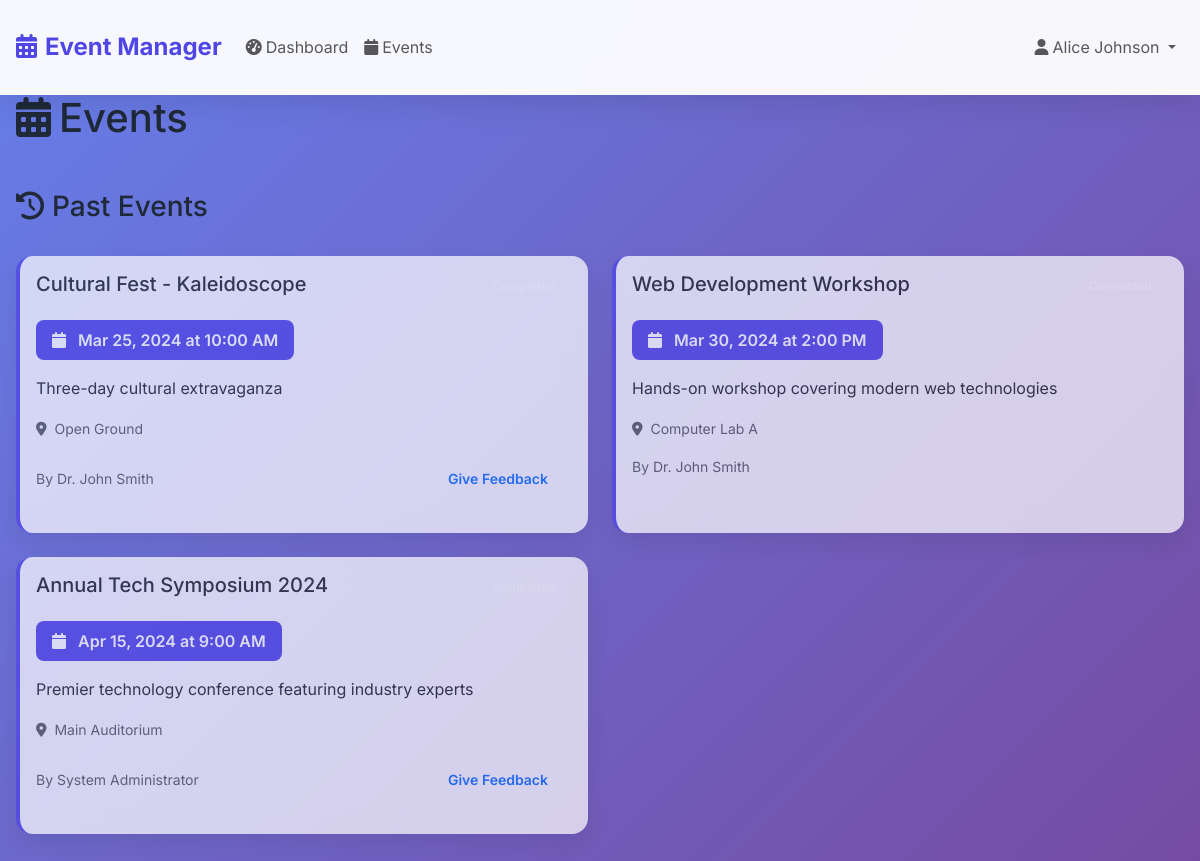
The page /events.php (signed in) on the database its author committed.
### tables this page shows
CREATE TABLE registrations (
    id INT AUTO_INCREMENT PRIMARY KEY,
    user_id INT NOT NULL,
    event_id INT NOT NULL,
    registration_date TIMESTAMP DEFAULT CURRENT_TIMESTAMP,
    status ENUM('registered', 'attended', 'cancelled') DEFAULT 'registered',
    UNIQUE KEY unique_registration (user_id, event_id),
    FOREIGN KEY (user_id) REFERENCES users(id) ON DELETE CASCADE,
    FOREIGN KEY (event_id) REFERENCES events(id) ON DELETE CASCADE
);

CREATE TABLE events (
    id INT AUTO_INCREMENT PRIMARY KEY,
    title VARCHAR(200) NOT NULL,
    description TEXT,
    event_date DATE NOT NULL,
    event_time TIME NOT NULL,
    venue VARCHAR(200) NOT NULL,
    max_participants INT DEFAULT 0,
    current_participants INT DEFAULT 0,
    category ENUM('academic', 'cultural', 'sports', 'technical', 'workshop') DEFAULT 'academic',
    status ENUM('upcoming', 'ongoing', 'completed', 'cancelled') DEFAULT 'upcoming',
    event_image VARCHAR(255),
    registration_deadline DATETIME,
    created_by INT NOT NULL,
    created_at TIMESTAMP DEFAULT CURRENT_TIMESTAMP,
    updated_at TIMESTAMP DEFAULT CURRENT_TIMESTAMP ON UPDATE CURRENT_TIMESTAMP,
    FOREIGN KEY (created_by) REFERENCES users(id) ON DELETE CASCADE,
    INDEX idx_date (event_date),
    INDEX idx_category (category),
    INDEX idx_status (status)
);

CREATE TABLE users (
    id INT AUTO_INCREMENT PRIMARY KEY,
    username VARCHAR(50) UNIQUE NOT NULL,
    email VARCHAR(100) UNIQUE NOT NULL,
    password VARCHAR(255) NOT NULL,
    full_name VARCHAR(100) NOT NULL,
    phone VARCHAR(15),
    role ENUM('admin', 'faculty', 'student') DEFAULT 'student',
    status ENUM('active', 'inactive') DEFAULT 'active',
    college_id VARCHAR(20),
    naac_grade ENUM('A++', 'A+', 'A', 'B++', 'B+', 'B', 'C'),
    profile_image VARCHAR(255),
    created_at TIMESTAMP DEFAULT CURRENT_TIMESTAMP,
    updated_at TIMESTAMP DEFAULT CURRENT_TIMESTAMP ON UPDATE CURRENT_TIMESTAMP,
    INDEX idx_college (college_id),
    INDEX idx_role (role)
);

### db.php (called while the page is built, shortened)
<?php
function is_logged_in() {
    return isset($_SESSION['user_id']);
}
?>

### events.php (the view, shortened to what this page needs)
<?php
require_once 'config/db.php';
try {
    $stmt = $pdo->prepare("
        SELECT e.*,
               r.id as registration_id,
               r.status as reg_status,
               u.full_name as created_by_name
        FROM events e
        LEFT JOIN registrations r ON e.id = r.event_id AND r.user_id = ?
        LEFT JOIN users u ON e.created_by = u.id
        WHERE e.status != 'cancelled'
        ORDER BY e.event_date ASC, e.event_time ASC
    ");
    $stmt->execute([$_SESSION['user_id']]);
    $events = $stmt->fetchAll();
} catch (PDOException $e) {
    $error = 'Error loading events.';
    $events = [];
}
include 'includes/header.php';
?>
<div class="container-fluid py-4">
    <div class="row">
        <div class="col-12">
            <h1 class="mb-4">
                <i class="fas fa-calendar-alt me-2"></i>Events
            </h1>
        </div>
    </div>
    <?php if (empty($events)): ?>
        <div class="card">
            <div class="card-body text-center py-5">
                <i class="fas fa-calendar-times fa-4x text-muted mb-4"></i>
                <h4>No Events Found</h4>
                <p class="text-muted">There are no events available at the moment.</p>
                <?php if (is_admin()): ?>
                    <a href="admin/manage_events.php" class="btn btn-primary">Create First Event</a>
                <?php endif; ?>
            </div>
        </div>
    <?php else: ?>
        <div class="row">
            <?php
            $past_events = array_filter($events, function($event) {
                return strtotime($event['event_date']) < strtotime('today') || $event['status'] === 'completed';
            });
            ?>
            <?php if (!empty($past_events)): ?>
                <div class="col-12 mb-4 mt-4">
                    <h3><i class="fas fa-history me-2"></i>Past Events</h3>
                </div>
                <?php foreach ($past_events as $event): ?>
                    <div class="col-lg-6 mb-4">
                        <div class="card event-card h-100 opacity-75">
                            <div class="card-body">
                                <div class="d-flex justify-content-between align-items-start mb-3">
                                    <h5 class="card-title"><?php echo htmlspecialchars($event['title']); ?></h5>
                                    <span class="badge badge-secondary">Completed</span>
                                </div>
                                <div class="event-date mb-3">
                                    <i class="fas fa-calendar me-2"></i>
                                    <?php echo date('M d, Y', strtotime($event['event_date'])); ?> at
                                    <?php echo date('g:i A', strtotime($event['event_time'])); ?>
                                </div>
                                <p class="card-text"><?php echo htmlspecialchars($event['description']); ?></p>
                                <div class="mb-3">
                                    <small class="text-muted">
                                        <i class="fas fa-map-marker-alt me-1"></i>
                                        <?php echo htmlspecialchars($event['venue']); ?>
                                    </small>
                                </div>
                                <div class="d-flex justify-content-between align-items-center">
                                    <small class="text-muted">
                                        By <?php echo htmlspecialchars($event['created_by_name']); ?>
                                    </small>
                                    <?php if ($event['reg_status'] === 'registered'): ?>
                                        <a href="feedback.php?event=<?php echo $event['id']; ?>"
                                           class="btn btn-outline-primary btn-sm">
                                            Give Feedback
                                        </a>
                                    <?php endif; ?>
                                </div>
                            </div>
                        </div>
                    </div>
                <?php endforeach; ?>
            <?php endif; ?>
        </div>
    <?php endif; ?>
</div>
<?php include 'includes/footer.php'; ?>

### header.php (shortened to what this page needs)
<!DOCTYPE html>
<html lang="en">
<head>
    <link href="https://cdn.jsdelivr.net/npm/bootstrap@5.3.0/dist/css/bootstrap.min.css" rel="stylesheet">
    <link href="https://cdnjs.cloudflare.com/ajax/libs/font-awesome/6.0.0/css/all.min.css" rel="stylesheet">
    <link href="css/style.css" rel="stylesheet">
</head>
<body>
    <?php if (is_logged_in()): ?>
    <nav class="navbar navbar-expand-lg navbar-light fixed-top">
        <div class="container">
            <a class="navbar-brand" href="dashboard.php">
                <i class="fas fa-calendar-alt me-2"></i>Event Manager
            </a>
            <div class="collapse navbar-collapse" id="navbarNav">
                <ul class="navbar-nav me-auto">
                    <li class="nav-item">
                        <a class="nav-link" href="dashboard.php">
                            <i class="fas fa-tachometer-alt me-1"></i>Dashboard
                        </a>
                    </li>
                    <li class="nav-item">
                        <a class="nav-link" href="events.php">
                            <i class="fas fa-calendar me-1"></i>Events
                        </a>
                    </li>
                </ul>
                <ul class="navbar-nav">
                    <li class="nav-item dropdown">
                        <a class="nav-link dropdown-toggle" href="#" id="userDropdown" role="button" data-bs-toggle="dropdown">
                            <i class="fas fa-user me-1"></i><?php echo $_SESSION['full_name']; ?>
                        </a>
                    </li>
                </ul>
            </div>
        </div>
    </nav>
    <div style="margin-top: 70px; min-height: calc(100vh - 70px);">
    <?php endif; ?>

### footer.php (shortened to what this page needs)
    <?php if (is_logged_in()): ?>
    </div>
    <?php endif; ?>
</body>
</html>

### style.css (style rules this page uses)
:root { --primary-color: #4f46e5; --secondary-color: #06b6d4; --success-color: #10b981; --warning-color: #f59e0b; --danger-color: #ef4444; --dark-color: #1f2937; --light-color: #f8fafc; --border-color: #e5e7eb; }
* { margin: 0; padding: 0; box-sizing: border-box; }
body { font-family: 'Inter', -apple-system, BlinkMacSystemFont, sans-serif; background: linear-gradient(135deg, #667eea 0%, #764ba2 100%); min-height: 100vh; color: var(--dark-color); margin: 0; padding: 0; width: 100vw; overflow-x: hidden; }
.navbar { background: rgba(255, 255, 255, 0.95); backdrop-filter: blur(20px); box-shadow: 0 8px 32px rgba(0, 0, 0, 0.1); width: 100vw; position: fixed; top: 0; left: 0; z-index: 1000; border-bottom: 1px solid rgba(255, 255, 255, 0.2); }
.navbar-brand { font-weight: 700; color: var(--primary-color) !important; font-size: 1.5rem; }
.card { border: none; border-radius: 16px; box-shadow: 0 10px 25px rgba(0, 0, 0, 0.1); transition: transform 0.3s ease, box-shadow 0.3s ease; background: rgba(255, 255, 255, 0.95); backdrop-filter: blur(10px); }
.btn { border-radius: 10px; font-weight: 600; padding: 0.75rem 1.5rem; transition: all 0.3s ease; border: none; }
.event-card { border-left: 4px solid var(--primary-color); margin-bottom: 1rem; }
.event-date { background: var(--primary-color); color: white; padding: 0.5rem 1rem; border-radius: 8px; font-weight: 600; display: inline-block; margin-bottom: 1rem; }
.container-fluid { padding: 1rem; width: 100%; max-width: 100vw; min-height: calc(100vh - 70px); }
.container { width: 100%; max-width: 100vw; padding: 1rem; }
.badge { border-radius: 8px; padding: 0.5rem 1rem; font-weight: 600; }

### rows shown on the page
registrations: event.title "Cultural Fest - Kaleidoscope", event.event_date "Mar 25, 2024", event.event_time "10:00 AM", event.description "Three-day cultural extravaganza", event.venue "Open Ground", users.full_name "Dr. John Smith"
events: title "Web Development Workshop", event_date "Mar 30, 2024", event_time "2:00 PM", description "Hands-on workshop covering modern web technologies", venue "Computer Lab A", created_by.full_name "Dr. John Smith"
registrations: event.title "Annual Tech Symposium 2024", event.event_date "Apr 15, 2024", event.event_time "9:00 AM", event.description "Premier technology conference featuring industry experts", event.venue "Main Auditorium", users.full_name "System Administrator"

### other values the page prints
$_SESSION['full_name'] "Alice Johnson"
